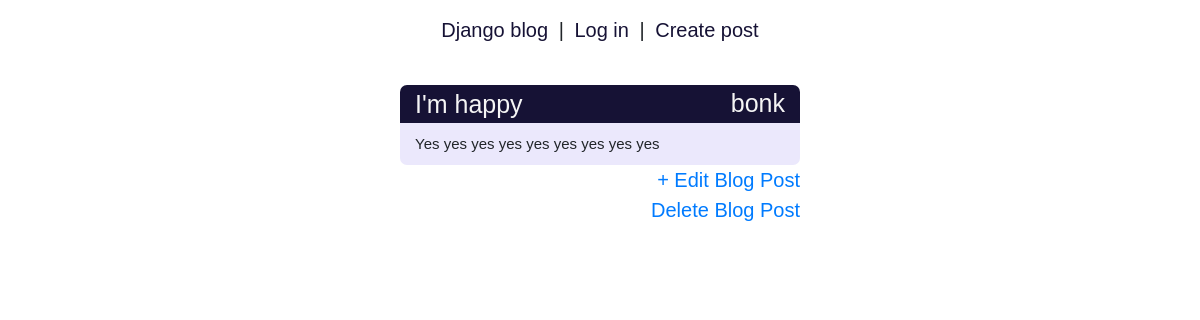
The app's page /post/1/ with its own data.
### blog/models.py (models this page shows, shortened)
class Post(models.Model):
    title = models.CharField(max_length=200)
    author = models.ForeignKey(
        'auth.User',
        on_delete=models.CASCADE,
    )
    body = models.TextField()

### blog/views.py (the view)
# urls.py: path('post/<int:pk>/', BlogDetailView.as_view(), name="post_detail"),
class BlogDetailView(DetailView):
    model = Post
    template_name = 'post_detail.html'

### templates/post_detail.html
{% extends 'base.html' %}
{% block content %}
<div class="row justify-content-center">
        <div class="post-entry" style="min-width: 400px;">
                <div class="metainf">
                    <div class="container">
                        <div class="row align-items-center">
                            <div class="col-md-8">
                                <div class="title">
                                    <h2>{{post.title}}</h2>
                                </div>
                            </div>
                            <div class="col-md-4">
                                <div class="author">
                                    <p>{{post.author}}</p>
                                </div>
                            </div>
                        </div>
                    </div>
                </div>
                <div class="body">
                    <div class="container">
                        <div class="row">
                                <p>{{post.body}}</p>
                        </div>
                    </div>
                </div>
                <div class="edit">
                    <div class="container">
                        <div class="row justify-content-end">
                            <a href="{% url 'post_edit' post.pk %}">+ Edit Blog Post</a>
                        </div>
                    </div>
                </div>
                <div class="delete">
                    <div class="container">
                        <div class="row justify-content-end">
                            <a href="{% url 'post_delete' post.pk %}">Delete Blog Post</a>
                        </div>
                    </div>
                </div>
            </div>
</div>
{% endblock content %}

### static/css/base.css (style rules this page uses)
body { font-family: 'Franklin Gothic Medium', 'Arial Narrow', Arial, sans-serif; font-size: 20px; height: 100%; min-width: 0px; }
p { overflow-wrap: break-word; word-wrap: break-word; word-break: break-all; word-break: break-word; hyphens: auto; }
.post-entry { margin-bottom: 40px; }
.metainf h2, .metainf a { color:rgb(245, 245, 245); text-decoration: none; font-size: 125%; margin: 0px; }
.author { color:rgb(245, 245, 245); text-decoration: none; font-size: 125%; }
.author p { margin: 0px; text-align: right; }
.metainf .row { background-color: rgb(22, 18, 53); border-top-left-radius: 7px; border-top-right-radius: 7px; }
.body { background-color: rgb(235, 232, 252); border-bottom-left-radius: 7px; border-bottom-right-radius: 7px; }
.body .container .row { margin: auto; padding-top: 10px; padding-bottom: 10px; font-size: 75%; }
.body .container .row p { margin: 0px; }

### records on screen
Post: title "I'm happy", author "bonk", body "Yes yes yes yes yes yes yes yes yes"
